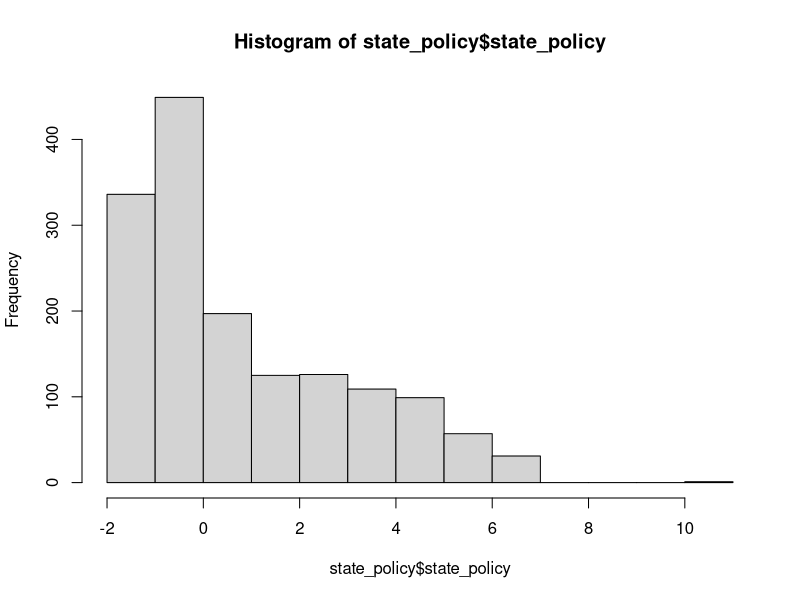

This figure's R source:
library(here)
library(tidyverse)

state_policy <- read_csv(here('data', 'state_policy.csv'))

state_policy[is.na(state_policy)] <- 0

state_policy <- state_policy %>%
  mutate(state_policy = -sodomy_illega + -marriage_ban + marriage_equality + civil_union + 
           employment_discrim_so + hate_crime_so + joint_adoption + -adoption_religious_freedom +
           conversion_therapy_ban + housing_discrim_so + state_ban_local_nondiscrimimation) %>%
  select(State, Year, state_policy)

hist(state_policy$state_policy)

state_policy$cat <- cut(state_policy$state_policy, breaks = c(-2,0,2, Inf), labels = c("Repressive", "Neutral", "Progressive"))    

## Getting this onto the ACS data now
acs_dyad <- read_csv(here('data', 'acs_dyad.csv')) %>%
  mutate(mean_year_immig = ifelse(mean_year_immig >= 1991, 
                                  round(mean_year_immig),
                                  1991))
acs_dyad_policy <- acs_dyad %>%
  left_join(state_policy,by = c('mean_year_immig' = 'Year', 'state' = 'State'))

acs_dyad_policy_log <- acs_dyad_policy %>%
  mutate(same_sex_stock = log(same_sex_stock +1),
         opp_sex_stock = log(opp_sex_stock+1),
         state_stock_year = log(state_stock_year+1))

## fit ordered logit model and store results 'ologit'
library(MASS)
ologit <- polr(cat ~ same_sex_stock +  factor(year) , data = acs_dyad_policy_log, Hess=TRUE)

## view a summary of the model
summary(ologit)



